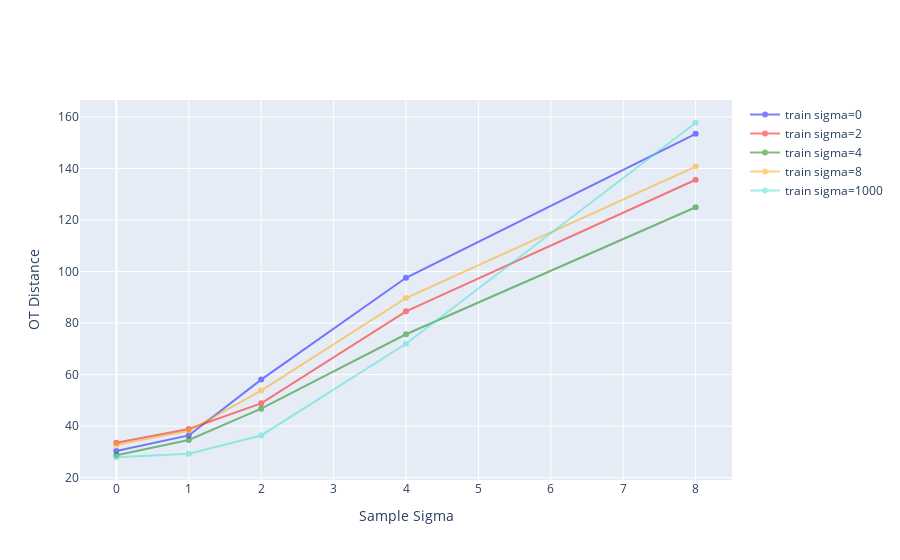

Write notebook code for a chart like this one.
### Code cell
def plot_model_dists(rng_key, model_sigma, color='blue'):
    xs = [0, 1, 2, 4, 8]
    ys = []
    for x in xs:
        ys.append(calc_dist(model_sigma, rng_key, obs, x/250))
    yield go.Scatter(
            x=xs,
            y=ys, 
            marker=dict(color=color),
            showlegend=True,
            opacity=0.5,
            name=f"train sigma={model_sigma}"
    )

def plot_all_dists(rng_key):
    rks = jax.random.split(rng_key, len(sigma_params))
    for (r,s,c) in zip(rks, sigma_params.keys(), colors):
        yield from plot_model_dists(r, s, color=c)
traces = list(plot_all_dists(PRNGKey(21)))
fig = go.Figure(traces)  
fig.update_layout(xaxis_title="Sample Sigma", yaxis_title="OT Distance")

### Figure 1 — Plotly figure (JSON) as saved in the notebook; plotly's stock layout.template omitted (floating-point values rounded to 4 significant figures)
{"data": [{"marker": {"color": "blue"}, "name": "train sigma=0", "opacity": 0.5, "showlegend": true, "type": "scatter", "x": [0, 1, 2, 4, 8], "y": [30.35, 36.39, 58.05, 97.57, 153.4]}, {"marker": {"color": "red"}, "name": "train sigma=2", "opacity": 0.5, "showlegend": true, "type": "scatter", "x": [0, 1, 2, 4, 8], "y": [33.59, 38.9, 48.84, 84.53, 135.6]}, {"marker": {"color": "green"}, "name": "train sigma=4", "opacity": 0.5, "showlegend": true, "type": "scatter", "x": [0, 1, 2, 4, 8], "y": [28.67, 34.65, 46.78, 75.66, 124.9]}, {"marker": {"color": "orange"}, "name": "train sigma=8", "opacity": 0.5, "showlegend": true, "type": "scatter", "x": [0, 1, 2, 4, 8], "y": [32.77, 38.22, 53.79, 89.71, 140.7]}, {"marker": {"color": "turquoise"}, "name": "train sigma=1000", "opacity": 0.5, "showlegend": true, "type": "scatter", "x": [0, 1, 2, 4, 8], "y": [27.93, 29.31, 36.38, 71.97, 157.7]}], "layout": {"xaxis": {"title": {"text": "Sample Sigma"}}, "yaxis": {"title": {"text": "OT Distance"}}}}
